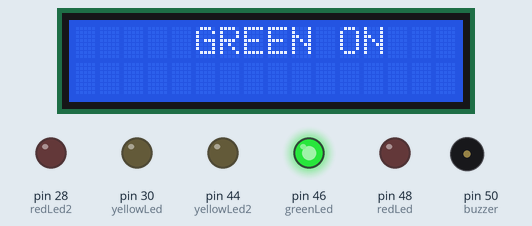
Simulated run of this sketch. Board: Arduino Mega 2560, built with avr-gcc and run on an emulated ATmega2560. On the bench: 16×2 character LCD, output pins drawn as LEDs (lit = HIGH), buzzer (waves = sounding, pin HIGH).

Above: at 0.1 s.
At 1.1 s:
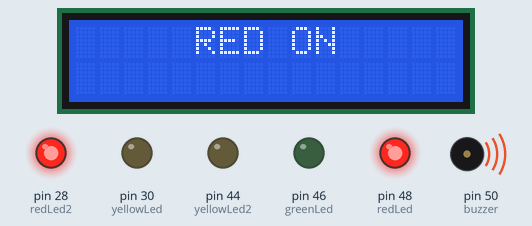
At 1.6 s:
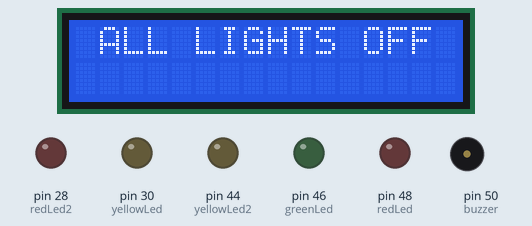
At 2.1 s:
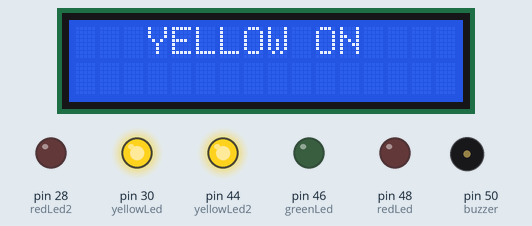
At 3.1 s:
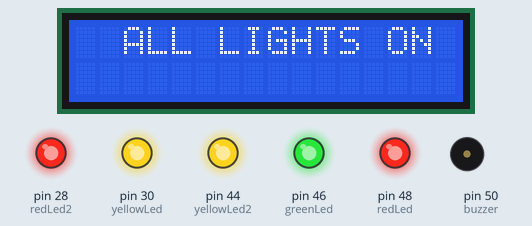
Timing chart, 0 to 40.0 s (numbered marks = the images above):
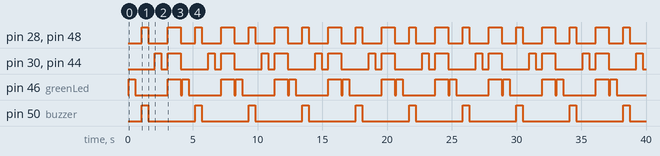

The sketch:

lighting.ino
```cpp
#include <LiquidCrystal.h>

LiquidCrystal lcd(11, NULL, 12, 7, 8, 9, 10); //create the lcd variable

int greenLed = 46;
int redLed = 48;
int redLed2 = 28;
int yellowLed = 30;
int yellowLed2 = 44;
int buzzer = 50;

void setup() {

  Serial.begin(9600);

  lcd.clear();                    //clear the LCD during setup
  lcd.begin(16,2);                //define the columns (16) and rows (2)

  pinMode(greenLed, OUTPUT);
  pinMode(redLed, OUTPUT);
  pinMode(redLed2, OUTPUT);
  pinMode(yellowLed, OUTPUT);
  pinMode(yellowLed2, OUTPUT);
  pinMode(buzzer, OUTPUT);

}

void loop() {

    digitalWrite(greenLed, HIGH);
    lcd.clear();
    lcd.setCursor(5,0);
    lcd.print("GREEN ON");
    delay(500);
    digitalWrite(greenLed, LOW);
    lcd.clear();
    lcd.setCursor(1,0);
    lcd.print("ALL LIGHTS OFF");
    delay(500);
      digitalWrite(redLed, HIGH);
      digitalWrite(redLed2, HIGH);
      lcd.clear();
    lcd.setCursor(5,0);
    lcd.print("RED ON");
    digitalWrite(buzzer, HIGH);
    delay(500);

    digitalWrite(redLed, LOW);
    digitalWrite(redLed2, LOW);
    lcd.clear();
    lcd.setCursor(1,0);
    lcd.print("ALL LIGHTS OFF");
    digitalWrite(buzzer, LOW);
      delay(500);

      digitalWrite(yellowLed, HIGH);
      digitalWrite(yellowLed2, HIGH);
      lcd.clear();
    lcd.setCursor(3,0);
    lcd.print("YELLOW ON");
    delay(500);
    digitalWrite(yellowLed, LOW);
    digitalWrite(yellowLed2, LOW);
    lcd.clear();
    lcd.setCursor(1,0);
    lcd.print("ALL LIGHTS OFF");
      delay(500);
        //switch all lights ON
      digitalWrite(greenLed, HIGH);
      digitalWrite(redLed, HIGH);
      digitalWrite(redLed2, HIGH);
      digitalWrite(yellowLed, HIGH);
      digitalWrite(yellowLed2, HIGH);
      lcd.clear();
    lcd.setCursor(2,0);
    lcd.print("ALL LIGHTS ON");
      delay(1000);
        //switch all lightsOFF
      digitalWrite(greenLed, LOW);
      digitalWrite(redLed, LOW);
      digitalWrite(redLed2, LOW);
      digitalWrite(yellowLed, LOW);
      digitalWrite(yellowLed2, LOW);
      lcd.clear();
    lcd.setCursor(1,0);
    lcd.print("ALL LIGHTS OFF");

delay(100);
}
```

Measured:
- by itself, pin 28 (redLed2), pin 48 (redLed): repeats every 4.1 s: LOW 1.5 s, HIGH 1.0 s, LOW 1.1 s, HIGH 0.50 s
- by itself, pin 30 (yellowLed), pin 44 (yellowLed2): repeats every 4.1 s: LOW 0.50 s, HIGH 1.0 s, LOW 2.1 s, HIGH 0.50 s
- by itself, pin 46 (greenLed): repeats every 4.1 s: LOW 2.5 s, HIGH 1.0 s, LOW 0.10 s, HIGH 0.50 s
- by itself, pin 50 (buzzer): alternates HIGH for 0.50 s and LOW for 3.6 s
- what the display in image 1 shows lasts 0.5 s, from 1.1 s to 1.6 s
